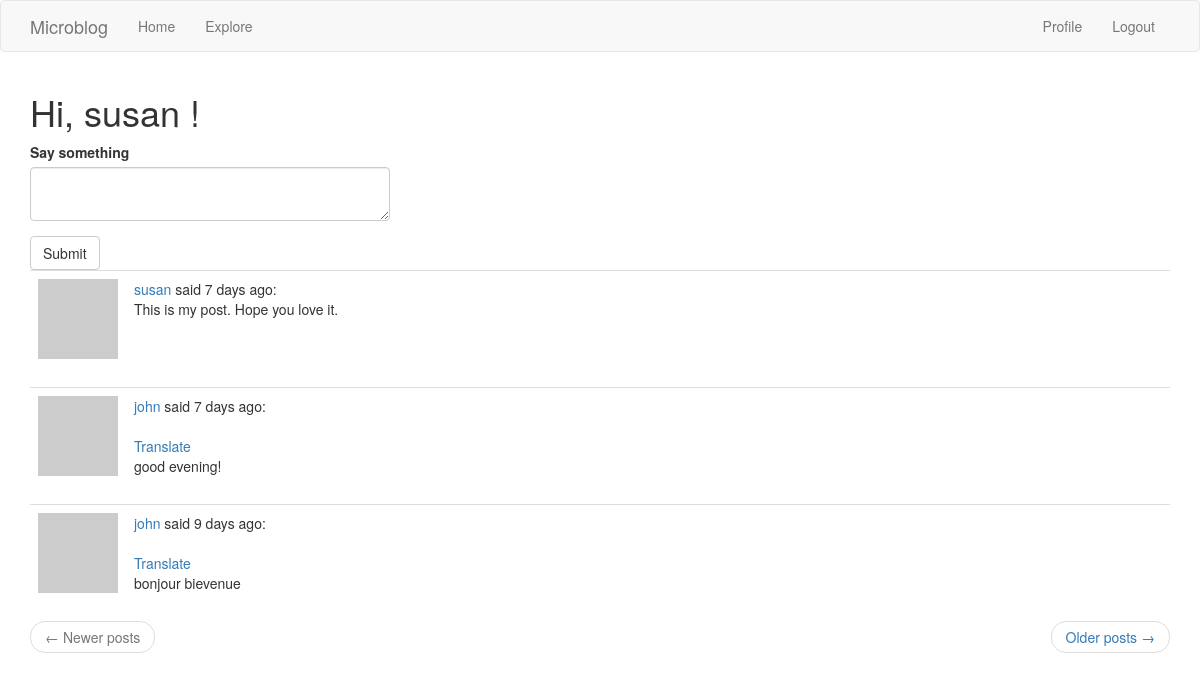
The page /index (signed in) on the database its author committed.
### app/models.py (models this page shows, shortened)
class User(UserMixin, db.Model):
    id            = db.Column(db.Integer, primary_key=True)
    username      = db.Column(db.String(64), index=True, unique=True)
    email         = db.Column(db.String(120), index=True, unique=True)
    password_hash = db.Column(db.String(128))
    about_me      = db.Column(db.String(140))
    last_seen     = db.Column(db.DateTime, default=datetime.utcnow)
    posts    = db.relationship('Post', backref='author', lazy='dynamic')
    followed = db.relationship(
        'User', secondary=followers,
        primaryjoin=(followers.c.follower_id == id),
        secondaryjoin=(followers.c.followed_id == id),
        backref=db.backref('followers', lazy='dynamic'), lazy='dynamic')
    def avatar(self, size):
        digest = md5(self.email.lower().encode('utf-8')).hexdigest()
        return 'https://www.gravatar.com/avatar/{}?d=identicon&s={}'.format(
            digest, size)
    def followed_posts(self):
        followed = Post.query.join (
                    followers, (followers.c.followed_id == Post.user_id)).filter (
                        followers.c.follower_id == self.id)
        own = Post.query.filter_by(user_id=self.id)
        return followed.union(own).order_by(Post.timestamp.desc())

class Post(db.Model):
    id = db.Column(db.Integer, primary_key=True)
    body = db.Column(db.String(140))
    timestamp = db.Column(db.DateTime, index=True, default=datetime.utcnow)
    language = db.Column(db.String(5))
    user_id = db.Column(db.Integer, db.ForeignKey('user.id'))

### app/main/routes.py (the view, shortened to what this page needs)
@bp.route('/', methods=['GET', 'POST'])
@bp.route('/index', methods=['GET', 'POST'])
@login_required
def index():
    form = PostForm()
    page = request.args.get('page', 1, type=int)
    posts = current_user.followed_posts().paginate(
        page, current_app.config['POSTS_PER_PAGE'], False)
    next_url = url_for('main.index', page=posts.next_num) \
        if posts.has_next else None
    prev_url = url_for('main.index', page=posts.prev_num) \
        if posts.has_prev else None
    return render_template('index.html', title='Home', form=form, posts=posts.items, next_url=next_url, prev_url=prev_url)

### app/main/forms.py
class PostForm(FlaskForm):
    post = TextAreaField('Say something', validators=[
        DataRequired(), Length(min=1, max=140)])
    submit = SubmitField('Submit')

### app/main/routes.py (called while the page is built)
@bp.before_request
def before_request():
    g.locale = str(get_locale())
    if current_user.is_authenticated:
        current_user.last_seen = datetime.utcnow()
        db.session.commit()

### app/models.py (called while the page is built)
@login.user_loader
def load_user(id):
    return User.query.get(int(id))

### app/templates/index.html
{% extends "base.html" %}
{% import 'bootstrap/wtf.html' as wtf %}
{% block app_content %}
    <h1>Hi{% if not current_user.is_anonymous %}, {{ current_user.username }}{% endif %} !</h1>
    {% if form %}
    <div class="row">
        <div class="col-md-4">
            {{ wtf.quick_form(form) }}
        </div>
    </div>
    {% endif %}
    {% for post in posts %}
    {% include '_post.html' %}
    {% endfor %}
    <nav aria-label="...">
        <ul class="pager">
            <li class="previous{% if not prev_url %} disabled{% endif %}">
                <a href="{{ prev_url or '#' }}">
                    <span aria-hidden="true">&larr;</span> Newer posts
                </a>
            </li>
            <li class="next{% if not next_url %} disabled{% endif %}">
                <a href="{{ next_url or '#' }}">
                    Older posts <span aria-hidden="true">&rarr;</span>
                </a>
            </li>
        </ul>
    </nav>
{% endblock %}

### app/templates/_post.html (shortened to what this page needs)
<table class="table table-hover">
    <tr>
        <td width="70px">
            <a href="{{ url_for('main.user', username=post.author.username) }}">
                <img src="{{ post.author.avatar(70) }}" />
            </a>
        </td>
        <td>
            {{ _('%(username)s said %(when)s', username=user_link, when=moment(post.timestamp).fromNow()) }}:
                {% if post.language and post.language != g.locale %}
                <br><br>
                <span id="translation{{ post.id }}">
                    <a href="javascript:translate(
                                '#post{{ post.id }}',
                                '#translation{{ post.id }}',
                                '{{ g.locale }}');">{{ _('Translate') }}</a>
                </span>
                {% endif %}
            <br>
            <span id="post{{ post.id }}">{{ post.body }}</span>
        </td>
    </tr>
</table>

### rows shown on the page
User: username "susan"
Post: body "This is my post. Hope you love it."
Post: body "good evening!"
Post: body "bonjour bievenue"
